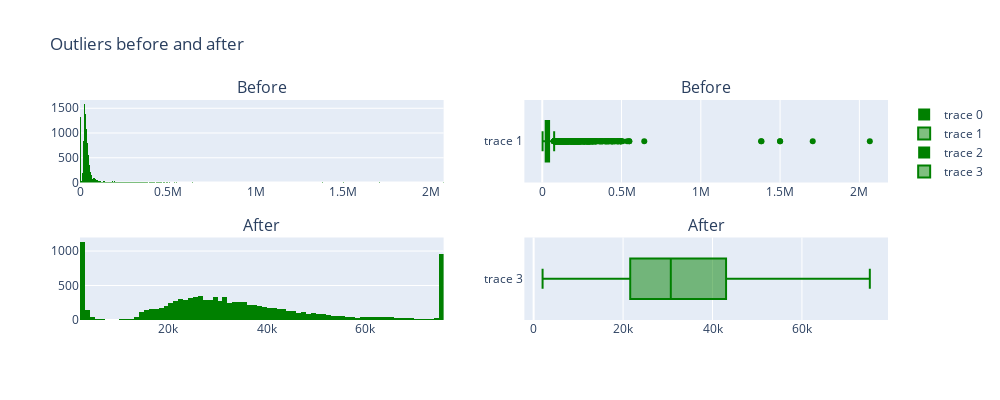

The notebook cell saved with this chart:
### Markdown cell above
### Detect and handle outliers

Outliers are irregular or abnormal observation samples that are unlike other observation in the dataset. Inorder to prevent this abnormal samples from distorting the 
statistical analysis, this outliers will have to handled using **interquartile-range (IQR)** approach.

Why is the outlier handled using IQR approach? Interquartile range (IQR = Q3 - Q1) detect outliers and is used on skewed data distribution. Data points that falls 
below Q1-1.5 * IQR (where Q1 is 25) and above Q3+1.5 * IQR (where Q1 is 75) are categorised as outliers. For this analysis i will remove outliers in the predicting 
class, which is the price(msrp).

### Code cell
# make a copy of the real dataset
car_data2 = car_data.copy()

def remove_outliers(data, column):
    """function to calculate IQR and to remove outliers from the dataset"""

    Q1 = data[column].quantile(0.25)
    Q3 = data[column].quantile(0.75)

    iqr = Q3 - Q1

    upper_limit = Q3 + 1.5 * iqr
    lower_limit = Q1 - 1.5 * iqr 

    # remove number below Q1 and above Q3 as outliers
    data[column] = np.where(data[column] >upper_limit, upper_limit, 
        np.where(data[column] < lower_limit, lower_limit, data[column]))
    return data

cleaned_car_data = remove_outliers(car_data2, 'msrp')

# visualise result before and after removing outliers
fig = make_subplots(
    rows=2, cols=2,
    subplot_titles=("Before", "Before", "After", "After"))

fig.add_trace(go.Histogram(x=car_data['msrp']),
              row=1, col=1)

fig.add_trace(go.Box(x=car_data['msrp']),
              row=1, col=2)

fig.add_trace(go.Histogram(x=cleaned_car_data['msrp']),
              row=2, col=1)

fig.add_trace(go.Box(x=cleaned_car_data['msrp']),
              row=2, col=2)

fig.update_layout(height=400, width=1000,
                  title_text="Outliers before and after", colorway=['green'])

fig.show()

print(f'New dataframe shape {cleaned_car_data.shape}')

### Figure 1 — Plotly figure (JSON) as saved in the notebook; plotly's stock layout.template omitted (floating-point values rounded to 4 significant figures; data arrays with more than 128 entries replaced by an {"elided": "..."} marker saying what was removed)
{"data": [{"type": "histogram", "x": {"elided": "11199 int values"}, "xaxis": "x", "yaxis": "y"}, {"type": "box", "x": {"elided": "11199 int values"}, "xaxis": "x2", "yaxis": "y2"}, {"type": "histogram", "x": {"elided": "11199 int values"}, "xaxis": "x3", "yaxis": "y3"}, {"type": "box", "x": {"elided": "11199 int values"}, "xaxis": "x4", "yaxis": "y4"}], "layout": {"annotations": [{"font": {"size": 16}, "showarrow": false, "text": "Before", "x": 0.225, "xanchor": "center", "xref": "paper", "y": 1, "yanchor": "bottom", "yref": "paper"}, {"font": {"size": 16}, "showarrow": false, "text": "Before", "x": 0.775, "xanchor": "center", "xref": "paper", "y": 1, "yanchor": "bottom", "yref": "paper"}, {"font": {"size": 16}, "showarrow": false, "text": "After", "x": 0.225, "xanchor": "center", "xref": "paper", "y": 0.375, "yanchor": "bottom", "yref": "paper"}, {"font": {"size": 16}, "showarrow": false, "text": "After", "x": 0.775, "xanchor": "center", "xref": "paper", "y": 0.375, "yanchor": "bottom", "yref": "paper"}], "colorway": ["green"], "height": 400, "title": {"text": "Outliers before and after"}, "width": 1000, "xaxis": {"anchor": "y", "domain": [0, 0.45]}, "xaxis2": {"anchor": "y2", "domain": [0.55, 1]}, "xaxis3": {"anchor": "y3", "domain": [0, 0.45]}, "xaxis4": {"anchor": "y4", "domain": [0.55, 1]}, "yaxis": {"anchor": "x", "domain": [0.625, 1]}, "yaxis2": {"anchor": "x2", "domain": [0.625, 1]}, "yaxis3": {"anchor": "x3", "domain": [0, 0.375]}, "yaxis4": {"anchor": "x4", "domain": [0, 0.375]}}}
